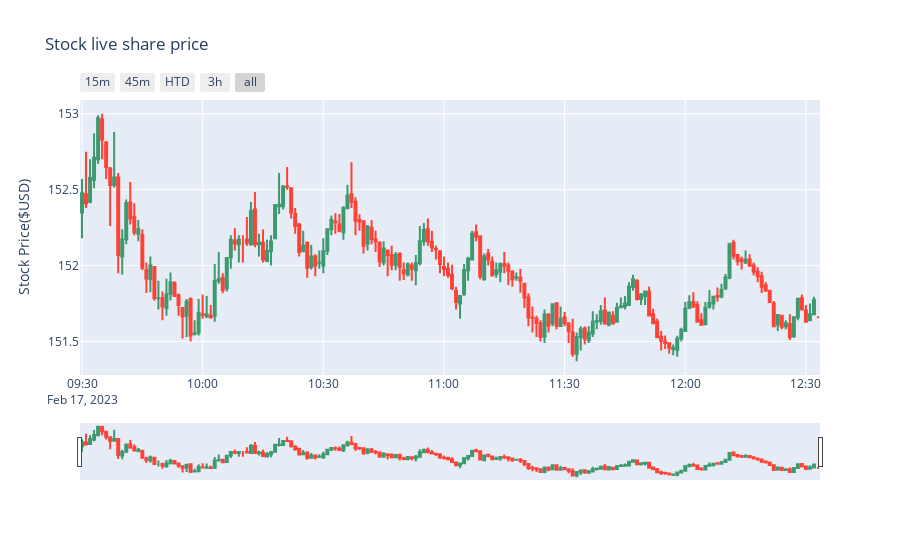

Notebook source saved alongside this figure:
### Code cell
stock = input("Please enter stock ticker: ")

data = yf.download(tickers=stock, period='1d', interval='1m')

fig = go.Figure()

fig.add_trace(go.Candlestick(x=data.index,
                            open=data['Open'],
                            high=data['High'],
                            low=data['Low'],
                            close=data['Close'], name='market data'))

fig.update_layout(
    title='Stock live share price',
    yaxis_title='Stock Price($USD)')

fig.update_xaxes(
    rangeslider_visible=True,
    rangeselector=dict(
        buttons=list((
            dict(count=15, label="15m", step="minute", stepmode="backward"),
            dict(count=45, label="45m", step="minute", stepmode="backward"),
            dict(count=1, label="HTD", step="hour", stepmode="todate"),
            dict(count=3, label="3h", step="hour", stepmode="backward"),
            dict(step="all")
        ))
    )
)
fig.show()

### Figure 1 — Plotly figure (JSON) as saved in the notebook; plotly's stock layout.template omitted (floating-point values rounded to 4 significant figures; data arrays with more than 128 entries replaced by an {"elided": "..."} marker saying what was removed)
{"data": [{"close": {"elided": "184 float values"}, "high": {"elided": "184 float values"}, "low": {"elided": "184 float values"}, "name": "market data", "open": {"elided": "184 float values"}, "type": "candlestick", "x": {"elided": "184 str values"}}], "layout": {"title": {"text": "Stock live share price"}, "xaxis": {"rangeselector": {"buttons": [{"count": 15, "label": "15m", "step": "minute", "stepmode": "backward"}, {"count": 45, "label": "45m", "step": "minute", "stepmode": "backward"}, {"count": 1, "label": "HTD", "step": "hour", "stepmode": "todate"}, {"count": 3, "label": "3h", "step": "hour", "stepmode": "backward"}, {"step": "all"}]}, "rangeslider": {"visible": true}}, "yaxis": {"title": {"text": "Stock Price($USD)"}}}}
